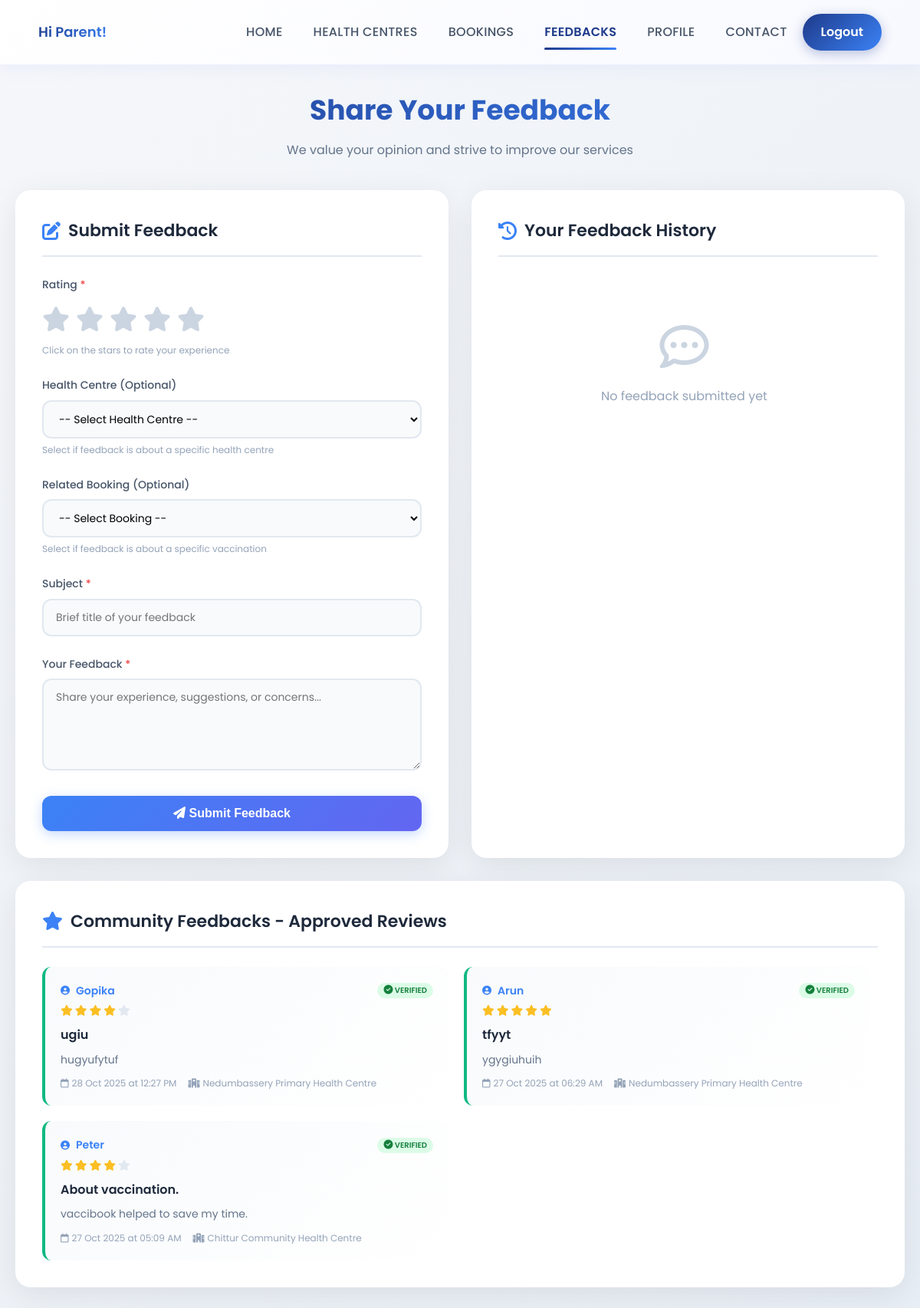
Screenshot of /parent/feedback.php with the database file from the repository.
### tables this page shows
CREATE TABLE IF NOT EXISTS `feedback` (
  `fid` int NOT NULL AUTO_INCREMENT,
  `pid` int NOT NULL,
  `hid` int DEFAULT NULL,
  `bid` int DEFAULT NULL,
  `rating` tinyint NOT NULL,
  `subject` varchar(200) NOT NULL,
  `message` text NOT NULL,
  `feedback_date` timestamp NULL DEFAULT CURRENT_TIMESTAMP,
  `status` enum('pending','reviewed','resolved') DEFAULT 'pending',
  PRIMARY KEY (`fid`)
);

CREATE TABLE IF NOT EXISTS `parent` (
  `pid` int NOT NULL AUTO_INCREMENT,
  `pname` varchar(30) NOT NULL,
  `mob` char(11) NOT NULL,
  `pemail` varchar(40) NOT NULL,
  `passwd` varchar(10) NOT NULL,
  PRIMARY KEY (`pid`)
);

CREATE TABLE IF NOT EXISTS `healthcentre` (
  `hid` int NOT NULL AUTO_INCREMENT,
  `hname` varchar(70) NOT NULL,
  `did` int NOT NULL,
  `himage` varchar(150) NOT NULL,
  `loc` varchar(30) NOT NULL,
  `email` varchar(30) NOT NULL,
  `password` varchar(10) NOT NULL,
  `status` int NOT NULL DEFAULT '1',
  PRIMARY KEY (`hid`)
);

### classes/DataAccess.class.php (called while the page is built, shortened)
<?php
class DataAccess
{
	private $_con,$_query,$_errors;
	public function __construct()
	{
		if(!$this->_con=mysqli_connect(DB_HOST,DB_USER,DB_PASSWORD,DB_NAME))
		{
			die("connection Error");
		}
	}
	public function query($query)
	{
		if(isset($query))
		{
			$words=explode(' ',$query);
			$this->_query=$query;
			$res=mysqli_query($this->_con,$this->_query);
			if($words[0]=='select' || $words[0]=='Select' || $words[0]=='SELECT')
			{
				if(mysqli_num_rows($res))
				{
					$dataArr=array();
					while($row=mysqli_fetch_assoc($res))
					{
						$dataArr[] = $row;
					}
					return $dataArr;
				}
				else
				{
					return false;
				}
			}
		}
	}
}
?>

### parent/feedback.php (the view, shortened to what this page needs)
<?php
$dao = new DataAccess();
include('header.php');
$parent = $_SESSION['parent'] ?? null;
$parentId = $parent['pid'] ?? 0;
$myFeedbacks = $dao->query("SELECT f.*, h.hname, DATE_FORMAT(f.feedback_date, '%d %b %Y at %h:%i %p') as formatted_date
                            FROM feedback f
                            LEFT JOIN healthcentre h ON f.hid = h.hid
                            WHERE f.pid = $parentId
                            ORDER BY f.feedback_date DESC");
if (!is_array($myFeedbacks)) {
    $myFeedbacks = [];
}
$approvedFeedbacks = $dao->query("SELECT f.*, p.pname, h.hname,
                                  DATE_FORMAT(f.feedback_date, '%d %b %Y at %h:%i %p') as formatted_date
                                  FROM feedback f
                                  JOIN parent p ON f.pid = p.pid
                                  LEFT JOIN healthcentre h ON f.hid = h.hid
                                  WHERE f.status IN ('reviewed', 'resolved') AND f.pid != $parentId
                                  ORDER BY f.feedback_date DESC
                                  LIMIT 50");
?>
<!DOCTYPE html>
<html lang="en">
<head>
    <link rel="stylesheet" href="https://cdnjs.cloudflare.com/ajax/libs/font-awesome/6.4.0/css/all.min.css" />
</head>
<body>
    <div class="feedback-container">
        <div class="page-header">
            <h1 class="page-title">Share Your Feedback</h1>
            <p class="page-subtitle">We value your opinion and strive to improve our services</p>
        </div>
        <div class="feedback-grid">
            <div class="feedback-form-card">
                <div class="card-header">
                    <h2 class="card-title">
                        <i class="fas fa-pen-to-square"></i>
                        Submit Feedback
                    </h2>
                </div>
                <form method="POST" action="">
                    <div class="form-group">
                        <label class="form-label">Rating <span class="required">*</span></label>
                        <div class="star-rating">
                            <label for="star5"><i class="fas fa-star"></i></label>
                            <label for="star4"><i class="fas fa-star"></i></label>
                            <label for="star3"><i class="fas fa-star"></i></label>
                            <label for="star2"><i class="fas fa-star"></i></label>
                            <label for="star1"><i class="fas fa-star"></i></label>
                        </div>
                        <p class="help-text">Click on the stars to rate your experience</p>
                    </div>
                    <div class="form-group">
                        <label class="form-label" for="hid">Health Centre (Optional)</label>
                        <select class="form-select" name="hid" id="hid">
                            <option value="">-- Select Health Centre --</option>
                        </select>
                        <p class="help-text">Select if feedback is about a specific health centre</p>
                    </div>
                    <div class="form-group">
                        <label class="form-label" for="bid">Related Booking (Optional)</label>
                        <select class="form-select" name="bid" id="bid">
                            <option value="">-- Select Booking --</option>
                        </select>
                        <p class="help-text">Select if feedback is about a specific vaccination</p>
                    </div>
                    <div class="form-group">
                        <label class="form-label" for="subject">Subject <span class="required">*</span></label>
                        <input type="text" class="form-input" name="subject" id="subject"
                               placeholder="Brief title of your feedback" required maxlength="200">
                    </div>
                    <div class="form-group">
                        <label class="form-label" for="message">Your Feedback <span class="required">*</span></label>
                        <textarea class="form-textarea" name="message" id="message"
                                  placeholder="Share your experience, suggestions, or concerns..." required></textarea>
                    </div>
                    <button type="submit" name="btn_submit_feedback" class="submit-btn">
                        <i class="fas fa-paper-plane"></i> Submit Feedback
                    </button>
                </form>
            </div>
            <div class="feedback-history-card">
                <div class="card-header">
                    <h2 class="card-title">
                        <i class="fas fa-clock-rotate-left"></i>
                        Your Feedback History
                    </h2>
                </div>
                <div class="feedback-list">
                    <?php if ($myFeedbacks && count($myFeedbacks) > 0): ?>
                        <?php foreach ($myFeedbacks as $feedback): ?>
                            <div class="feedback-item">
                                <div class="feedback-header">
                                    <div class="feedback-rating">
                                        <?php for ($i = 1; $i <= 5; $i++): ?>
                                            <i class="fas fa-star" style="color: <?= $i <= $feedback['rating'] ? '#fbbf24' : '#e2e8f0' ?>"></i>
                                        <?php endfor; ?>
                                    </div>
                                    <span class="status-badge status-<?= $feedback['status'] ?>">
                                        <?= ucfirst($feedback['status']) ?>
                                    </span>
                                </div>
                                <div class="feedback-subject"><?= htmlspecialchars($feedback['subject']) ?></div>
                                <div class="feedback-message"><?= htmlspecialchars($feedback['message']) ?></div>
                                <div class="feedback-meta">
                                    <span><i class="far fa-calendar"></i><?= $feedback['formatted_date'] ?></span>
                                    <?php if ($feedback['hname']): ?>
                                        <span><i class="fas fa-hospital"></i><?= htmlspecialchars($feedback['hname']) ?></span>
                                    <?php endif; ?>
                                </div>
                            </div>
                        <?php endforeach; ?>
                    <?php else: ?>
                        <div class="no-feedback">
                            <i class="far fa-comment-dots"></i>
                            <p>No feedback submitted yet</p>
                        </div>
                    <?php endif; ?>
                </div>
            </div>
            <div class="approved-section">
                <div class="card-header">
                    <h2 class="card-title">
                        <i class="fas fa-star"></i>
                        Community Feedbacks - Approved Reviews
                    </h2>
                </div>
                <div class="approved-grid">
                    <?php if ($approvedFeedbacks && count($approvedFeedbacks) > 0): ?>
                        <?php foreach ($approvedFeedbacks as $feedback): ?>
                            <div class="approved-card">
                                <div class="parent-name">
                                    <i class="fas fa-user-circle"></i>
                                    <?= htmlspecialchars($feedback['pname']) ?>
                                    <span class="verified-badge">
                                        <i class="fas fa-check-circle"></i> Verified
                                    </span>
                                </div>
                                <div class="feedback-header">
                                    <div class="feedback-rating">
                                        <?php for ($i = 1; $i <= 5; $i++): ?>
                                            <i class="fas fa-star" style="color: <?= $i <= $feedback['rating'] ? '#fbbf24' : '#e2e8f0' ?>"></i>
                                        <?php endfor; ?>
                                    </div>
                                </div>
                                <div class="feedback-subject"><?= htmlspecialchars($feedback['subject']) ?></div>
                                <div class="feedback-message"><?= htmlspecialchars($feedback['message']) ?></div>
                                <div class="feedback-meta">
                                    <span><i class="far fa-calendar"></i><?= $feedback['formatted_date'] ?></span>
                                    <?php if ($feedback['hname']): ?>
                                        <span><i class="fas fa-hospital"></i><?= htmlspecialchars($feedback['hname']) ?></span>
                                    <?php endif; ?>
                                </div>
                            </div>
                        <?php endforeach; ?>
                    <?php endif; ?>
                </div>
            </div>
        </div>
    </div>
</body>
</html>

### parent/assets/css/modern-theme.css (style rules this page uses)
:root { --primary-gradient: linear-gradient(135deg, #1e3a8a 0%, #3b82f6 100%); --secondary-gradient: linear-gradient(135deg, #0ea5e9 0%, #06b6d4 100%); --blue-gradient: linear-gradient(135deg, #3b82f6 0%, #06b6d4 100%); --light-blue-gradient: linear-gradient(135deg, #dbeafe 0%, #e0f2fe 100%); --accent-gradient: linear-gradient(135deg, #60a5fa 0%, #38bdf8 100%); --primary-color: #1e3a8a; --secondary-color: #3b82f6; --accent-color: #06b6d4; --text-dark: #2d3748; --text-light: #718096; --bg-light: #f7fafc; --card-bg: #ffffff; --shadow-sm: 0 2px 8px rgba(0, 0, 0, 0.05); --shadow-md: 0 4px 16px rgba(0, 0, 0, 0.08); --shadow-lg: 0 8px 24px rgba(0, 0, 0, 0.12); --shadow-xl: 0 12px 32px rgba(0, 0, 0, 0.15); --radius-sm: 8px; --radius-md: 12px; --radius-lg: 16px; --radius-xl: 20px; }
* { box-sizing: border-box; }
body { font-family: 'Poppins', 'Segoe UI', Tahoma, Geneva, Verdana, sans-serif; background: linear-gradient(135deg, #f5f7fa 0%, #c3cfe2 100%); background-attachment: fixed; color: var(--text-dark); line-height: 1.6; }
html { scroll-behavior: smooth; }

### parent/header.php (style rules this page uses)
* { margin: 0; padding: 0; box-sizing: border-box; }
body { font-family: 'Poppins', sans-serif; background: linear-gradient(135deg, #f5f7fa 0%, #e8eef5 100%); background-attachment: fixed; }

### rows the page displays
feedback: pid.pname "Gopika", rating 4 (drawn), subject "ugiu", message "hugyufytuf", formatted_date "28 Oct 2025 at 12:27 PM", hid.hname "Nedumbassery Primary Health Centre"
feedback: pid.pname "Arun", rating 5 (drawn), subject "tfyyt", message "ygygiuhuih", formatted_date "27 Oct 2025 at 06:29 AM", hid.hname "Nedumbassery Primary Health Centre"
feedback: pid.pname "Peter", rating 4 (drawn), subject "About vaccination.", message "vaccibook helped to save my time.", formatted_date "27 Oct 2025 at 05:09 AM", hid.hname "Chittur Community Health Centre"

### other values shown
$parentName "Parent"
